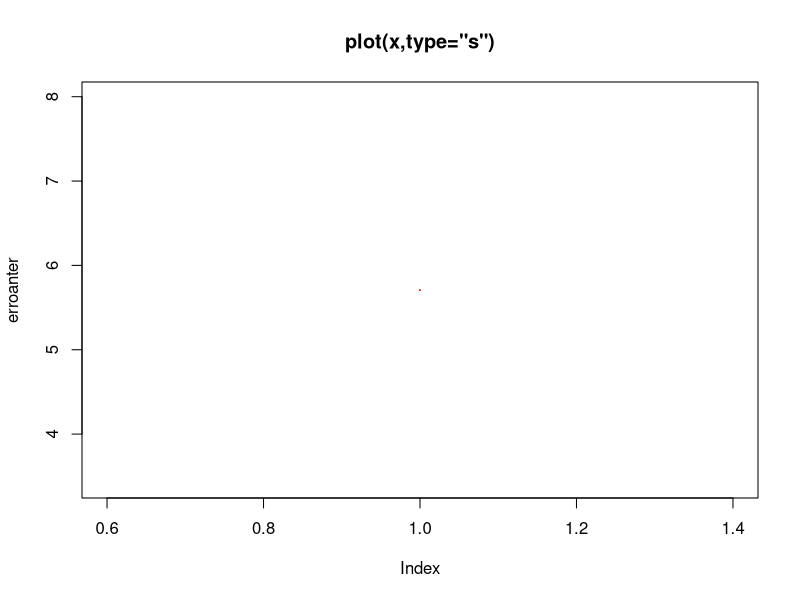

Recreate this plot in R. (Note: this script raises an error after producing the figure.)
#Tercer punto
tercerpunto<-function(n,e,x){
  
  y<- 1/2 * (x+n/x);
  print("Convergencia:");
  
  erroanter=abs(x-y);
  errornuevo=0;
  contador=0;
  plot(erroanter,type="s", main="plot(x,type=\"s\")");
  while (abs(x-y) > e) {
    
    errornuevo = abs(x-y);
    
    print(errornuevo/erroanter);
    x<-y;
    y<- 1/2 *(x+(n/x));
    erroanter = errornuevo;
    contador= contador+1;
    text(contador,erroanter,".",cex=1.0, col="red" );
  }
  return(y);
} 

raiz=tercerpunto(7,1.E-8,12);


validez = raiz*raiz;

print("Resultado:");
format(round(raiz, 8), nsmall=8);
print("Validez:");
validez

#--------------------------------------------------------------
#Sexto punto

sextopunto<-function(n){
  while (n>0){
    d<- n%%2;
    n<- trunc(n/2);
    print(d);
    #print(n);
  }
}
sextopunto(5);
plot(funcionT, from=0, to=100);

funcionT<-function(n){
  
  return(log2(n)+1);
}

#T(n)= T(n/2)+1
#    =(T(n/4)+1)+1
#    = T(n/4)+2
#    =(T(n/8)+1)+2
#    = T(n/8)+3
#    ...
#    = T(n/(2^i))+i
#    ...
#    =T(n/(2^(log(n))))+log 2(n)
#    =T(1)+log2(n)
#Por tanto, T(n) es O(log n)

#---------------------------------------------------------------
#Septimo punto
# Remueve todos los objetos creados
rm(list=ls())
# Halla la raiz de Fx
Fx <- function(x) exp(-x) + x -2
F1x <- function(x) 1-exp(-x)

newton <- function(x) {
  for(i in 1:20) {
    x<-x-Fx(x)/F1x(x)
    if (Fx(x) == 0) break
    error<-abs(Fx(x)/F1x(x))
    cat("X=",x,"\t","E=",error,"\n")
  }
}
newton(1)
